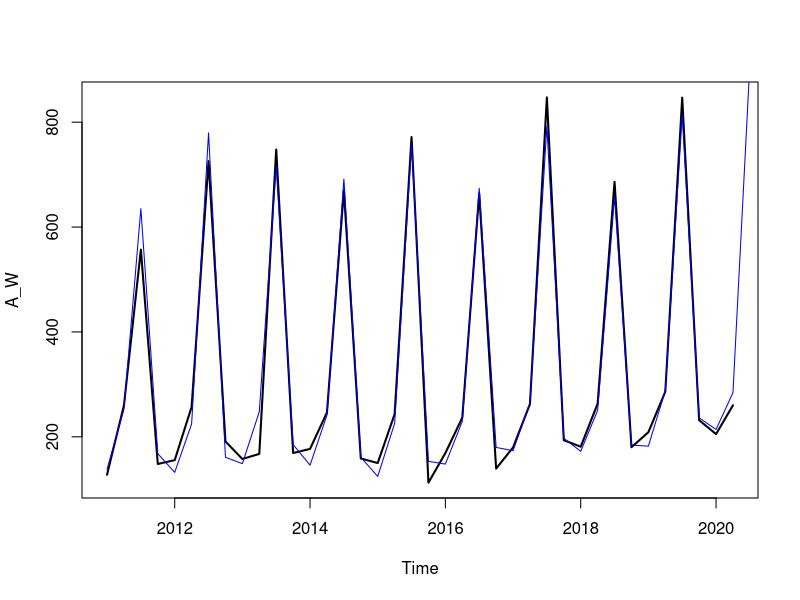
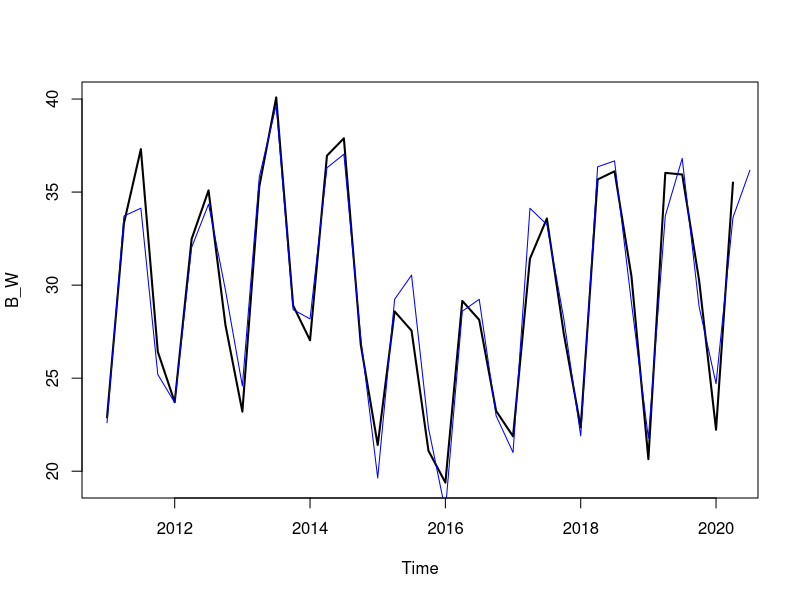
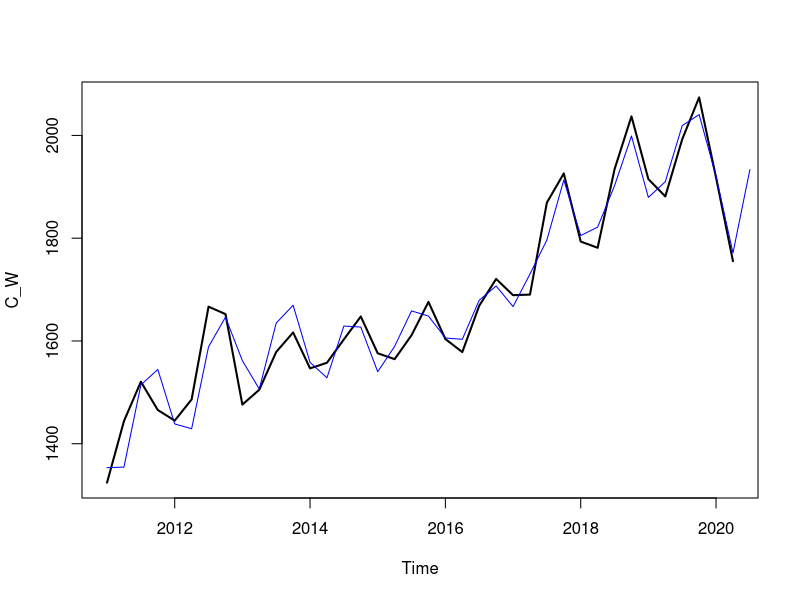
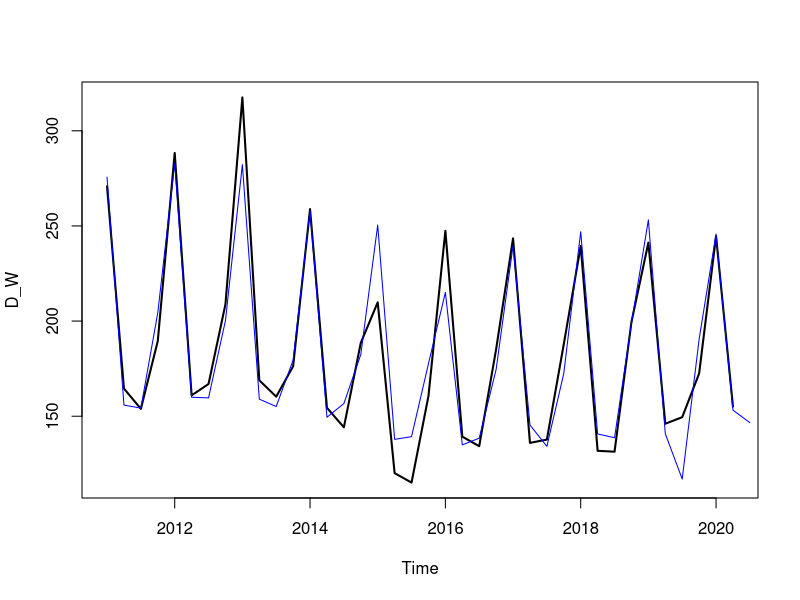
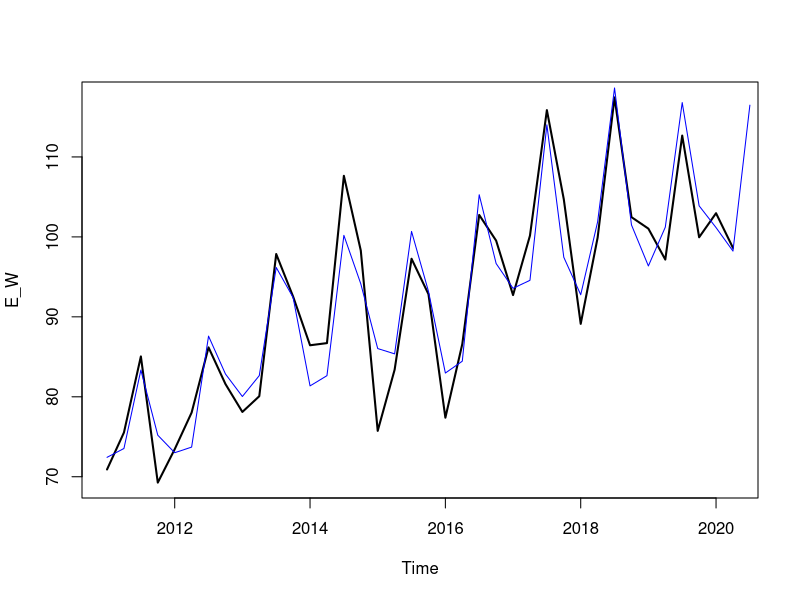
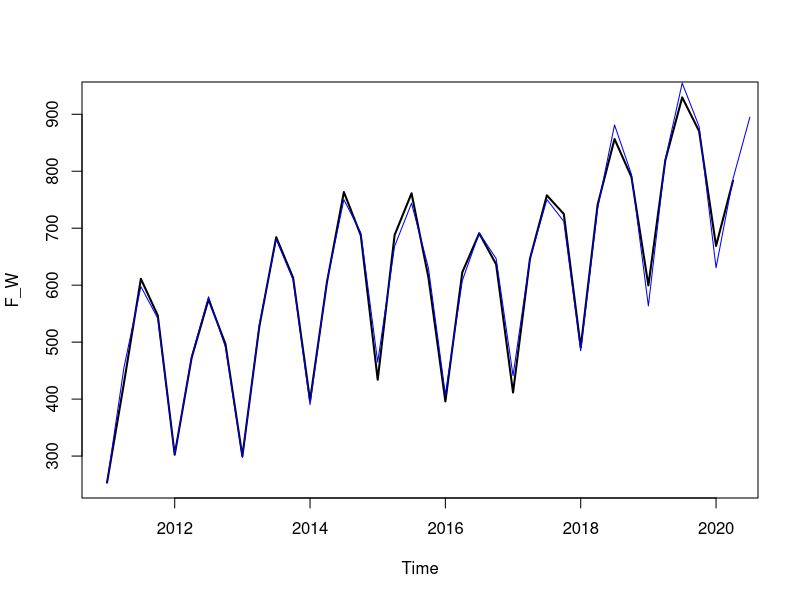
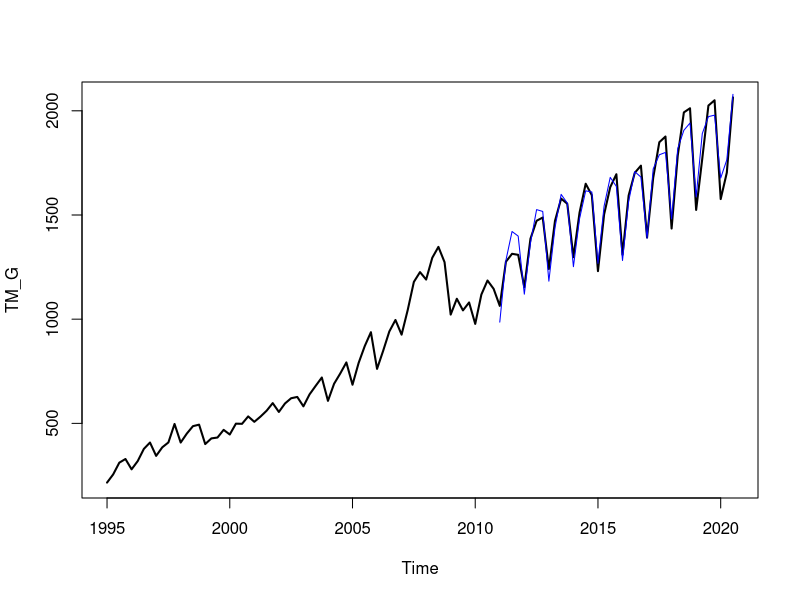
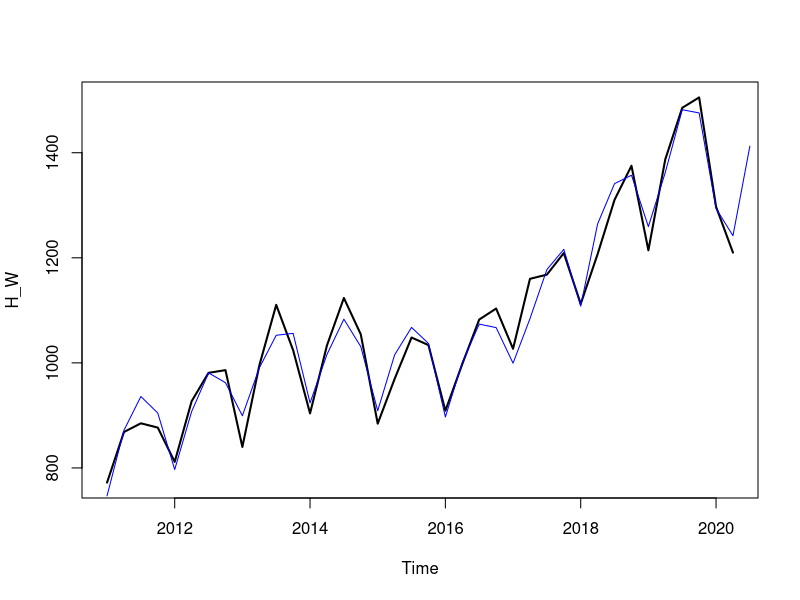

These figures' R source, in order: (Note: this script raises an error after producing the figures.)
if(!require("readxl")) install.packages("readxl"); library("readxl")
if(!require("car")) install.packages("car"); library("car")
if(!require("forecast")) install.packages("forecast"); library("forecast")
if(!require("lmtest")) install.packages("lmtest"); library("lmtest")
if(!require("tseries")) install.packages("tseries"); library("tseries")
if(!require("dplyr")) install.packages("dplyr"); library("dplyr")

{
# Pridėtinės vertės

BVP_gamvkTM <- read_excel("BVP darbinis.xlsx", sheet = "TM_ketv", col_names = TRUE)
BVP_gamvkTM <- rename(BVP_gamvkTM,TM_N80="TM__N80")
Date <- BVP_gamvkTM$...1

BVP <- na.omit(BVP_gamvkTM$TM_BVP)
BVP <- ts(BVP, start=1995, frequency = 4)
BVP_gamvkTM <- select(BVP_gamvkTM, -TM_BVP)

kategorijos <- unique(substr(names(BVP_gamvkTM[,-1]), 1, 4)) ## Išsitraukiame ekonomines klasifikacijas (pagal pirmus keturis ženklus TM_..)
BVP_gamvkTM <- sapply(kategorijos, function(xx) rowSums(BVP_gamvkTM[,grep(xx, names(BVP_gamvkTM)), drop=FALSE])) ## Sumuojame į bendras klasifikacijas
BVP_gamvkTM <- as.data.frame(BVP_gamvkTM) ## Paverčiame į data frame

pv <- lapply(BVP_gamvkTM, ts, start = 1995, frequency = 4) # Paverčiame visus stulpelius į laiko eilutes
for(i in 1:length(pv)) assign(names(pv)[i], pv[[i]]) # Ištraukiame į atskirus objektus


##Papildomi kintamieji
now=end(BVP)+c(0,1)#1 keisti pagal prognozuojamo ketvirčio numerį nuo l.e. pabaigos

## PVM
PVM <- read_excel("BVP darbinis.xlsx", sheet = "PVM", col_names = TRUE)
PVMviso <- ts(PVM$pvm_total, start=2010, frequency = 4)
PVM_A <- ts(rowSums(PVM[,c(3:5)]), start=2010, frequency = 4)
PVM_B <- ts(rowSums(PVM[,c(6:7)]), start=2010, frequency = 4) # B veiklos PVM
PVM_C <- ts(rowSums(PVM[,c(8:31)]), start=2010, frequency = 4)# C veiklos PVM
PVM_D <- ts(PVM$pvm_35, start=2010, frequency = 4) # D veiklos PVM
pvm_39 <- ifelse(is.na(PVM$pvm_39)==TRUE, 0,PVM$pvm_39)#praleistų reikšmių pavertimas į 0
PVM_E <- ts(rowSums(PVM[,c(33:35)])+pvm_39, start=2010, frequency = 4) # E veiklos PVM
PVM_F <- ts(rowSums(PVM[,c(37:39)]), start=2010, frequency = 4)
PVM_G <- ts(rowSums(PVM[,c(40:42)]), start=2010, frequency = 4)
PVM_H <- ts(rowSums(PVM[,c(43:47)]), start=2010, frequency = 4)
PVM_I <- ts(rowSums(PVM[,c(48:49)]), start=2010, frequency = 4)
PVM_J <- ts(rowSums(PVM[,c(50:55)]), start=2010, frequency = 4)
PVM_K <- ts(rowSums(PVM[,c(56:58)]), start=2010, frequency = 4)
PVM_L <- ts(PVM$pvm_68, start=2010, frequency = 4)
PVM_M <- ts(rowSums(PVM[,c(60:66)]), start=2010, frequency = 4)
PVM_N <- ts(rowSums(PVM[,c(67:72)]), start=2010, frequency = 4)
PVM_O <- ts(rowSums(PVM[,73]), start=2010, frequency = 4)
PVM_P <- ts(rowSums(PVM[,74]), start=2010, frequency = 4)
PVM_Q <- ts(rowSums(PVM[,c(75:77)]), start=2010, frequency = 4)
PVM_R <- ts(rowSums(PVM[,c(78:81)]), start=2010, frequency = 4)
PVM_S <- ts(rowSums(PVM[,c(82:84)]), start=2010, frequency = 4)

## Pramonės produkcija

Pram <- read_excel("BVP darbinis.xlsx", sheet = "Pramone", col_names = TRUE)
Pram_B <- ts(Pram$pram_B, start=2007, frequency = 4)
Pram_C <- ts(rowSums(Pram[,c(5:29)]), start=2007, frequency = 4)
Pram_D <- ts(Pram$pram_D, start=2007, frequency = 4)
Pram_E <- ts(Pram$pram_E, start=2007, frequency = 4)

## SODRA
sodra <- read_excel("BVP darbinis.xlsx", sheet = "Soc_apsaug", col_names = TRUE)
sodra <- sodra[nrow(sodra):1,]
sodra <- lapply(sodra, ts, start = 2005, frequency = 4) # Paverčiame visus stulpelius į laiko eilutes
for(i in 1:length(sodra)) assign(names(sodra)[i], sodra[[i]]) # Ištraukiame į atskirus objektus



## Paslaugos 
Paslaugos <- read_excel("BVP darbinis.xlsx", sheet = "Paslaugos", col_names = TRUE)
kategorijos <- unique(substr(names(Paslaugos[,-1]), 1, 7))
Paslaugos <- sapply(kategorijos, function(xx) rowSums(Paslaugos[,grep(xx, names(Paslaugos)), drop=FALSE])) ## Sumuojame į bendras klasifikacijas
Paslaugos <- as.data.frame(Paslaugos)

Pasl_H <- ts(rowSums(Paslaugos[,c(1:5)]), start=2007, frequency = 4)
Pasl_I <- ts(Paslaugos$pasl_55, start=2007, frequency = 4)
Pasl_J <- ts(rowSums(Paslaugos[,c(7:12)]), start=2007, frequency = 4)
Pasl_L <- ts(Paslaugos$pasl_68, start=2007, frequency = 4)
Pasl_M <- ts(rowSums(Paslaugos[,c(14:19)]), start=2007, frequency = 4)
Pasl_N <- ts(rowSums(Paslaugos[,c(20:25)]), start=2007, frequency = 4)
Pasl_P <- ts(Paslaugos$pasl_85, start=2007, frequency = 4)
Pasl_Q <- ts(rowSums(Paslaugos[,c(27:29)]), start=2007, frequency = 4)
Pasl_R <- ts(rowSums(Paslaugos[,c(30:33)]), start=2007, frequency = 4)
Pasl_S <- ts(rowSums(Paslaugos[,c(34:35)]), start=2007, frequency = 4)

Menesiniai <- read_excel("BVP darbinis.xlsx", sheet = "Menesiniai", col_names = TRUE)
Menesiniai <- Menesiniai[,c(1:14)]
names(Menesiniai)=c("Data", "MazmP","Mait", "PP",
                    "G46_DP_ap", "G_ap", "G45_V_ap","G47_MP_ap", "I56_Mait_ap",
                    "G46_DP_ind", "G_ind", "G45_V_ind","G47_MP_ind", "I56_Mait_ind")

G46_DP_ap <- aggregate(ts(Menesiniai$G46_DP_ap, start=2010, frequency = 12), nfrequency = 4, FUN = sum)
PP <- aggregate(ts(Menesiniai$PP, start=2010, frequency = 12), nfrequency = 4, FUN = sum)
G_ap <- aggregate(ts(Menesiniai$G_ap, start=2010, frequency = 12), nfrequency = 4, FUN = sum) 
G45_V_ap <- aggregate(ts(Menesiniai$G45_V_ap, start=2010, frequency = 12), nfrequency = 4, FUN = sum)
G47_MP_ap <- aggregate(ts(Menesiniai$G47_MP_ap, start=2010, frequency = 12), nfrequency = 4, FUN = sum)
I56_Mait_ap <- aggregate(ts(Menesiniai$I56_Mait_ap, start=2010, frequency = 12), nfrequency = 4, FUN = sum)
G46_DP_ind <- aggregate(ts(Menesiniai$G46_DP_ind, start=2010, frequency = 12), nfrequency = 4, FUN = mean)
G_ind <- aggregate(ts(Menesiniai$G_ind, start=2010, frequency = 12), nfrequency = 4, FUN = mean)
G45_V_ind <- aggregate(ts(Menesiniai$G45_V_ind, start=2010, frequency = 12), nfrequency = 4, FUN = mean)
G47_MP_ind <- aggregate(ts(Menesiniai$G47_MP_ind, start=2010, frequency = 12), nfrequency = 4, FUN = mean)
I56_Mait_ind <- aggregate(ts(Menesiniai$I56_Mait_ind, start=2010, frequency = 12), nfrequency = 4, FUN = mean)


## Eksportas
Eksport <- read_excel("BVP darbinis.xlsx", sheet = "EKSP", col_names = TRUE)
kategorijos <- unique(substr(names(Eksport[,-1]), 1, 6))
Eksport <- sapply(kategorijos, function(xx) rowSums(Eksport[,grep(xx, names(Eksport)), drop=FALSE])) ## Sumuojame į bendras klasifikacijas
Eksport <- as.data.frame(Eksport)
Eksport <- lapply(Eksport, ts, start = 2010, frequency = 4) # Paverčiame visus stulpelius į laiko eilutes
for(i in 1:length(Eksport)) assign(names(Eksport)[i], Eksport[[i]]) # Ištraukiame į atskirus objektus

## Importas
Import <- read_excel("BVP darbinis.xlsx", sheet = "IMP", col_names = TRUE)
kategorijos <- unique(substr(names(Import[,-1]), 1, 5))
Import <- sapply(kategorijos, function(xx) rowSums(Import[,grep(xx, names(Import)), drop=FALSE])) ## Sumuojame į bendras klasifikacijas
Import <- as.data.frame(Import)
Import <- lapply(Import, ts, start = 2010, frequency = 4) # Paverčiame visus stulpelius į laiko eilutes
for(i in 1:length(Import)) assign(names(Import)[i], Import[[i]]) # Ištraukiame į atskirus objektus

## Transportas
Transport <- read_excel("BVP darbinis.xlsx", sheet = "Transport", col_names = TRUE)
Transport <- Transport[,-1]
Transport <- lapply(Transport, ts, start = 2010, frequency = 4) # Paverčiame visus stulpelius į laiko eilutes
for(i in 1:length(Transport)) assign(names(Transport)[i], Transport[[i]]) # Ištraukiame į atskirus objektus

## Uzimtumas
Uzimtumas <- read_excel("BVP darbinis.xlsx", sheet = "Uzimtumas", col_names = TRUE)
colnames(Uzimtumas) <- paste0('uzimt_', colnames(Uzimtumas))
Uzimtumas <- Uzimtumas[nrow(Uzimtumas):1,]
Uzimtumas[is.na(Uzimtumas)] <- 0
Uzimtumas <- lapply(Uzimtumas, ts, start = 2008, frequency = 4)
for(i in 1:length(Uzimtumas)) assign(names(Uzimtumas)[i], Uzimtumas[[i]])

## Žemės ūkio produkcija
Kiti <- read_excel("BVP darbinis.xlsx", sheet = "Kiti", col_names = TRUE)
zu_prod <- ts(Kiti$zu_prod, start=2007, frequency = 4)

C_pard_pajamos <- ts(Kiti$pard_pajamos_C22, start=2007, frequency = 4)

## EKSPORTAS IR IMPORTAS BENDRI
eksport <- ts(Kiti$eksportas, start=2007, frequency = 4)
import <- ts(Kiti$importo_duom, start=2007, frequency = 4)

## Materialines investicijos
inv <- read_excel("BVP darbinis.xlsx", sheet = "mat_inv", col_names = TRUE)
inv <- lapply(inv, ts, start = 2007, frequency = 4)
for(i in 1:length(inv)) assign(names(inv)[i], inv[[i]])

## Imones
imones <- read_excel("BVP darbinis.xlsx", sheet = "imoniu_skaic", col_names = TRUE)
kategorijos <- unique(substr(names(imones[]), 1, 7))
imones$im_sk_C12 <- as.numeric(imones$im_sk_C12)
imones <- sapply(kategorijos, function(xx) rowSums(imones[,grep(xx, names(imones)), drop=FALSE])) ## Sumuojame į bendras klasifikacijas
imones <- as.data.frame(imones)
imones <- lapply(imones, ts, start = 2010, frequency = 4) # Paverčiame visus stulpelius į laiko eilutes
for(i in 1:length(imones)) assign(names(imones)[i], imones[[i]]) # Ištraukiame į atskirus objektus

## Statybos
pastatai <- ts(Kiti$pastatai, start=2007, frequency = 4)
gyv_pastatai <- ts(Kiti$gyv_pastatai, start=2007, frequency = 4)
negyv_pastatai <- ts(Kiti$negyv_pastatai, start=2007, frequency = 4)
inz_statiniai <- ts(Kiti$inz_statiniai, start=2007, frequency = 4)
leidimai <- ts(Kiti$leidimai, start=2007, frequency = 4)
statybos <- read_excel("BVP darbinis.xlsx", sheet = "Statybiniai", col_names = TRUE)
statybos <- statybos[nrow(statybos):1,]
atlikti_statiniai <-ts(statybos$atlikti_statiniai, start=1998, frequency = 4) 
baigt_gyv_stat <- ts(statybos$baigt_gyv_stat, start=1998, frequency = 4) 
visi_statyb_darbai <- ts(Kiti$Visi_statyb_darbai, start=2007, frequency = 4) 
leidimai_nauj_gyv <- ts(Kiti$leidim_nauj_gyv, start=2007, frequency = 4)

## TUI
TUI <- read_excel("BVP darbinis.xlsx", sheet = "TUI", col_names = TRUE, skip = 1)
TUI <- TUI[nrow(TUI):1,]
TUI <- lapply(TUI, ts, start = 2010, frequency = 4)
for(i in 1:length(TUI)) assign(names(TUI)[i], TUI[[i]])


## Sezonas
sezonas <- read_excel("BVP darbinis.xlsx", sheet = "Sezonas", col_names = TRUE)
sezonas <- lapply(sezonas, ts, start = 2007, frequency = 4)
for(i in 1:length(sezonas)) assign(names(sezonas)[i], sezonas[[i]])

## Salyginis darbuotoju skaicius
sal_d_sk <- read_excel("BVP darbinis.xlsx", sheet = "Salyg_d_sk", col_names = TRUE)
kategorijos <- unique(substr(names(sal_d_sk[]), 1, 12))
sal_d_sk <- sapply(kategorijos, function(xx) rowSums(sal_d_sk[,grep(xx, names(sal_d_sk)), drop=FALSE])) ## Sumuojame į bendras klasifikacijas
sal_d_sk <- as.data.frame(sal_d_sk)
sal_d_sk <- lapply(sal_d_sk, ts, start = 2010, frequency = 4) # Paverčiame visus stulpelius į laiko eilutes
for(i in 1:length(sal_d_sk)) assign(names(sal_d_sk)[i], sal_d_sk[[i]]) # Ištraukiame į atskirus objektus

## Darbo uzmokestis 
DU <- read_excel("BVP darbinis.xlsx", sheet = "DU", col_names = TRUE)
DU <- DU[,-1]
DU <- lapply(DU, ts, start = 2010, frequency = 4)
for(i in 1:length(DU)) assign(names(DU)[i], DU[[i]])

## Darbo sanaudos
DS <- read_excel("BVP darbinis.xlsx", sheet = "DS", col_names = TRUE)
DS <- DS[,-1]
DS$DS_S_valand <- as.numeric(DS$DS_S_valand)
DS <- lapply(DS, ts, start = 2010, frequency = 4)
for(i in 1:length(DS)) assign(names(DS)[i], DS[[i]])

## Gamintoju kainu indeksas
GKI <- read_excel("BVP darbinis.xlsx", sheet = "GKI", col_names = TRUE)
GKI <- GKI[,-1]
GKI <- lapply(GKI, ts, start = 2006, frequency = 4)
for(i in 1:length(GKI)) assign(names(GKI)[i], GKI[[i]])

## D21 & D31
D <- read_excel("BVP darbinis.xlsx", sheet = "D21&D31", col_names = TRUE)
D <- lapply(D, ts, start = 2005, frequency = 4)
for(i in 1:length(D)) assign(names(D)[i], D[[i]])
}

#### 1.A – Žemės ūkis, miškininkystė ir žuvininkystė ####
A_W <- window(TM_A, start=c(2011,1),end(BVP))
ZUP_W <- window(zu_prod, start=c(2011,1), end(BVP))
Uzimt_A_W <- window(uzimt_A, start=c(2011,1), end(BVP))
PVM_A_W <- window(PVM_A, start=c(2011,1), end(BVP))
Salyg_d_sk_A_W <- window(salyg_d_sk_A, start=c(2011,1), end(BVP))
DU_A_W <- window(DU_A, start=c(2011,1), end(BVP))

mod_A <- lm(A_W~ZUP_W+Uzimt_A_W+PVM_A_W)
summary(mod_A)
e_A <- resid(mod_A)
shapiro.test(e_A)
MAPE_A <- mean(abs(e_A)/A_W*100)
MAPE_A
vif(mod_A)
dwtest(mod_A)

## prognozė
Af=predict(mod_A, list(ZUP_W=c(window(zu_prod, start=c(2011,1), end=c(now))), 
                       Uzimt_A_W <- c(window(uzimt_A, start=c(2011,1), end=c(now))),
                       PVM_A_W=c(window(PVM_A, start=c(2011,1), end=c(now))), interval = "confidence"))
Af=ts(Af, start=2011, frequency=4)

##grafikas
graphics.off()
plot(A_W, lwd=2)
lines(Af, col="blue")

#### 2.B - KASYBA IR KARJERŲ EKSPLOATAVIMAS ####
B_W <- window(TM_B, start=c(2011,1),end(BVP))
Pram_B_W <- window(Pram_B, start=c(2011,1), end(BVP))
PVM_B_W <- window(PVM_B, start=c(2011,1), end(BVP))
Uzimt_B_W <- window(uzimt_B, start=c(2011,1), end(BVP))
B_W_l1 <- window(stats::lag(TM_B,-1),start=c(2011,1),end(BVP))
DS_B_l1 <- window(stats::lag(DS_B,-1),start=c(2011,1),end(BVP))
Pram_B_W_l1 <-window(stats::lag(Pram_B,-3),start=c(2011,1),end(BVP))
GKI_B_W <- window(gki_B, start=c(2011,1), end(BVP))
GKI_B_W_l1 <- window(stats::lag(gki_B,-1), start=c(2011,1), end(BVP))
S3_W <- window(S3, start=c(2011,1),end(BVP))


mod_B <- lm(B_W~B_W_l1+PVM_B_W+Uzimt_B_W+DS_B_l1+GKI_B_W_l1 + S3_W)
summary(mod_B)
e_B <- resid(mod_B)
shapiro.test(e_B)
MAPE_B <- mean(abs(e_B)/B_W*100)
MAPE_B
vif(mod_B)
dwtest(mod_B)


Bf <- predict(mod_B, list(B_W_l1 <- c(window(stats::lag(TM_B,-1),start=c(2011,1),end=c(now))),
                          S3_W <- c(window(S3, start=c(2011,1), end=c(now))),
                       PVM_B_W <- c(window(PVM_B, start=c(2011,1), end=c(now))),
                       Uzimt_B_W <- c(window(uzimt_B, start=c(2011,1), end=c(now))),
                       DS_B_l1 <- c(window(stats::lag(DS_B,-1), start=c(2011,1), end=c(now))),
                       GKI_B_W_l1 <- c(window(stats::lag(gki_B,-1),start=c(2011,1),end=c(now))),
                       interval = "confidence"))

Bf=ts(Bf, start=2011, frequency=4)
plot(B_W, lwd=2)
lines(Bf, col="blue")

#### 3. C - APDIRBAMOJI GAMYBA ####

PVM_C_W <- window(PVM_C, start=c(2011,1),end(BVP))
C_W <- window(TM_C, start=c(2011,1),end(BVP))
C_W_l1 <- window(stats::lag(TM_C,-1), start=c(2011,1),end(BVP))
gki_C_W <- window(gki_C, start=c(2011,1), end(BVP))
C_pard_pajamos_W <- window(C_pard_pajamos, start=c(2011,1), end(BVP))
S2_W <- window(S2, start=c(2011,1), end(BVP))
mat_inv_C_W <-  window(mat_inv_C, start=c(2011,1), end(BVP))

mod_C <- lm(C_W ~ PVM_C_W + gki_C_W + C_W_l1 + C_pard_pajamos_W + mat_inv_C_W + S2_W)
summary(mod_C)
e_C <- resid(mod_C)
shapiro.test(e_C)
MAPE_C <- mean(abs(e_C)/C_W*100)
MAPE_C
vif(mod_C)
dwtest(mod_C)

Cf <- predict(mod_C, list(PVM_C_W <- c(window(PVM_C, start=c(2011,1), end=c(now))),
                        gki_C_W <- c(window(gki_C, start=c(2011,1), end=c(now))),
                        S2_W <- c(window(S2, start=c(2011,1),end=c(now))),
                        C_W_l1 <- c(window(stats::lag(TM_C,-1), start=c(2011,1), end=c(now))),
                        C_pard_pajamos_W <- c(window(C_pard_pajamos, start=c(2011,1), end=c(now))),
                        mat_inv_C_W <- c(window(mat_inv_C, start=c(2011,1),end=c(now))),
                        
                          interval = "confidence"))
Cf=ts(Cf, start=2011, frequency=4)
plot(C_W, lwd=2)
lines(Cf, col="blue")

#### 4. D - ELEKTROS, DUJŲ, GARO TIEKIMAS IR ORO KONDICIONAVIMAS ####
D_W <- window(TM_D, start=c(2011,1),end(BVP))
D_W_l3 <- window(stats::lag(TM_D,-3), start=c(2011,1),end(BVP))
PVM_D_W <- window(PVM_D, start=c(2011,1),end(BVP))
S3_W <- window(S3, start=c(2011,1),end(BVP))
S2_W <- window(S2, start=c(2011,1), end(BVP))
mat_inv_D_W <-  window(mat_inv_D, start=c(2011,1), end(BVP))
gki_D_W <- window(gki_D, start=c(2011,1), end(BVP))

mod_D <- lm(D_W ~  PVM_D_W +D_W_l3 + S2_W + S3_W + mat_inv_D_W)
summary(mod_D)
e_D <- resid(mod_D)
shapiro.test(e_D)
MAPE_D <- mean(abs(e_D)/D_W*100)
MAPE_D
vif(mod_D)
dwtest(mod_D)     


Df <- predict(mod_D, list(PVM_D_W <- c(window(PVM_D, start=c(2011,1), end=c(now))),
                          D_W_l3 <- c(window(stats::lag(TM_D,-3), start=c(2011,1), end=c(now))),
                          gki_D_W <- c(window(gki_D, start=c(2011,1), end=c(now))),
                          S2_W <- c(window(S2, start=c(2011,1), end=c(now))),
                          S3_W <- c(window(S3, start=c(2011,1), end=c(now))),
                          mat_inv_D_W <- c(window(mat_inv_D, start=c(2011,1), end=c(now))),
                          interval = "confidence"))


Df=ts(Df, start=2011, frequency=4)
plot(D_W, lwd=2)
lines(Df, col="blue")


#### 5. E - VANDENS TIEKIMAS NUOTEKŲ VALYMAS, ATLIEKŲ TVARKYMAS IR REGENERAVIMAS ####
E_W <- window(TM_E, start=c(2011,1),end(BVP))
Pram_E_W <- window(Pram_E, start=c(2011,1),end(BVP))
S3_W <- window(S3, start=c(2011,1),end(BVP))
mat_inv_E_W_l3 <- window(stats::lag(mat_inv_E,-3), start=c(2011,1), end(BVP))
uzimt_E_W <- window(uzimt_E, start=c(2011,1), end(BVP))
uzimt_E_W_l3 <- window(stats::lag(uzimt_E,-3), start=c(2011,1), end(BVP))


mod_E <- lm(E_W ~ Pram_E_W + S3_W +  mat_inv_E_W_l3 + uzimt_E_W + uzimt_E_W_l3)
summary(mod_E)
e_E <- resid(mod_E)
shapiro.test(e_E)
MAPE_E <- mean(abs(e_E)/E_W*100)
MAPE_E
vif(mod_E)
dwtest(mod_E) 

Ef <- predict(mod_E, list(Pram_E_W <- c(window(Pram_E, start=c(2011,1), end=c(now))),
                          mat_inv_E_W_l3 <- c(window(stats::lag(mat_inv_E,-3), start=c(2011,1), end=c(now))),
                          S3_W <- c(window(S3, start=c(2011,1), end=c(now))),
                          uzimt_E_W_l3 <- c(window(stats::lag(uzimt_E,-3), start=c(2011,1), end=c(now))),
                          uzimt_E_W <- c(window(uzimt_E, start=c(2011,1), end=c(now))),
                          interval = "confidence"))


Ef=ts(Ef, start=2011, frequency=4)
plot(E_W, lwd=2)
lines(Ef, col="blue")

#### 6. F - STATYBA ####

uzimt_F_W <- window(uzimt_F, start=c(2011,1), end(BVP))
S3_W <- window(S3, start=c(2011,1),end(BVP))
S2_W <- window(S2, start=c(2011,1), end(BVP))
pastatai_W_l1 <- window(stats::lag(pastatai,-1), start=c(2011,1), end(BVP))
F_W <- window(TM_F, start=c(2011,1),end(BVP))
atlikti_statiniai_W <- window(atlikti_statiniai, start=c(2011,1), end(BVP))

mod_F <- lm(F_W ~ atlikti_statiniai_W + pastatai_W_l1 + S2_W + S3_W + uzimt_F_W )
summary(mod_F)
e_F <- resid(mod_F)
shapiro.test(e_F)
MAPE_F <- mean(abs(e_F)/F_W*100)
MAPE_F
vif(mod_F)
dwtest(mod_F)
Ff <- predict(mod_F, list(atlikti_statiniai_W <- c(window(atlikti_statiniai, start=c(2011,1), end=c(now))),
                             S2_W <- c(window(S2, start=c(2011,1), end=c(now))),
                             S3_W <- c(window(S3, start=c(2011,1), end=c(now))),
                           pastatai_W_l1 <- c(window(stats::lag(pastatai,-1), start=c(2011,1), end=c(now))),
                           uzimt_F_W <- c(window(uzimt_F, start=c(2011,1), end=c(now))),
                           interval = "confidence"))
Ff=ts(Ff, start=2011, frequency=4)
plot(F_W, lwd=2)
lines(Ff, col="blue")

#### 7. G - DIDMENINĖ IR MAŽMENINĖ PREKYBA; VARIKLINIŲ TRANSPORTO PRIEMONIŲ IR MOTOCIKLŲ REMONTAS ####

G_W <- window(TM_G, start=c(2011,1),end(BVP))
G_ap_W <- window(G_ap, start=c(2011,1), end(BVP))
S1_W <- window(S1, start=c(2011,1), end(BVP))
mat_inv_G_W_l1 <- window(stats::lag(mat_inv_G,-1), start=c(2011,1), end(BVP))
S3_W <- window(S3, start=c(2011,1),end(BVP))

mod_G <- lm(G_W ~ G_ap_W + S1_W + S3_W + mat_inv_G_W_l1)
summary(mod_G)
e_G <- resid(mod_G)
shapiro.test(e_G)
MAPE_G <- mean(abs(e_G)/G_W*100)
MAPE_G
vif(mod_G)
dwtest(mod_G)
Gf <- predict(mod_G, list(G_ap_W <- c(window(G_ap, start=c(2011,1), end=c(now))),
                          S1_W <- c(window(S1, start=c(2011,1), end=c(now))),
                          S3_W <- c(window(S3, start=c(2011,1), end=c(now))),
                          mat_inv_G_W_l1 <- c(window(stats::lag(mat_inv_G,-1), start=c(2011,1), end=c(now))),
                          interval = "confidence"))
Gf=ts(Gf, start=2011, frequency=4)
plot(TM_G, lwd=2)
lines(Gf, col="blue")

#### 8. H - TRANSPORTAS IR SAUGOJIMAS ####

H_W <- window(TM_H, start=c(2011,1),end(BVP))
H_W_l4 <- window(stats::lag(TM_H,-4), start=c(2011,1),end(BVP))
salyg_d_sk_H_W <- window(salyg_d_sk_H, start=c(2011,1), end(BVP))
PVM_H_W <- window(PVM_H, start=c(2011,1),end(BVP))
S3_W <- window(S3, start=c(2011,1),end(BVP))

mod_H <- lm(H_W ~ S3_W + H_W_l4 + salyg_d_sk_H_W + PVM_H_W)
summary(mod_H)
e_H <- resid(mod_H)
shapiro.test(e_H)
MAPE_H <- mean(abs(e_H)/H_W*100)
MAPE_H
vif(mod_H)
dwtest(mod_H)

Hf <- predict(mod_H, list(PVM_H_W <- c(window(PVM_H, start=c(2011,1), end=c(now))),
                        H_W_l4 <- c(window(stats::lag(TM_H,-4), start=c(2011,1), end=c(now))),
                        S3_W <- c(window(S3, start=c(2011,1), end=c(now))),  
                        salyg_d_sk_H_W <- c(window(salyg_d_sk_H, start=c(2011,1), end=c(now))), 
                        interval = "confidence"))


Hf=ts(Hf, start=2011, frequency=4)
plot(H_W, lwd=2)
lines(Hf, col="blue")

#### I - APGYVENDINIMO IR MAITINIMO PASLAUGŲ VEIKLA ####

I_W <- window(TM_I, start=c(2011,1),end(BVP))
Pasl_I_W <- window(Pasl_I,  start=c(2011,1), end(BVP))
S1_W <- window(S1, start=c(2011,1), end(BVP))
I56_Mait_ap_W <- window(I56_Mait_ap, start=c(2011,1), end(BVP))
S2_W <- window(S2, start=c(2011,1), end(BVP))

mod_I <- lm(I_W ~ Pasl_I_W + S1_W + I56_Mait_ap_W + S2_W )
summary(mod_I)
e_I <- resid(mod_I)
shapiro.test(e_I)
MAPE_I <- mean(abs(e_I)/I_W*100)
MAPE_I
vif(mod_I)
dwtest(mod_I)

If <- predict(mod_I, list(Pasl_I_W <- c(window(Pasl_I, start=c(2011,1), end=c(now))),
                          S1_W <- c(window(S1, start=c(2011,1), end=c(now))),  
                          S2_W <- c(window(S2, start=c(2011,1), end=c(now))),  
                          I56_Mait_ap_W <- c(window(I56_Mait_ap, start=c(2011,1), end=c(now))), 
                          interval = "confidence"))
If=ts(If, start=2011, frequency=4)
plot(I_W, lwd=2)
lines(If, col="blue")

#### J - INFORMACIJA IR RYŠIAI ####


J_W <- window(TM_J, start=c(2011,1),end(BVP))
PVM_J_W <- window(PVM_J, start=c(2011,1),end(BVP))
J_W_l1 <- window(stats::lag(TM_J,-1), start=c(2011,1),end(BVP))
DS_J_W_l1 <- window(stats::lag(DS_J,-1), start=c(2011,1),end(BVP))
S3_W <- window(S3, start=c(2011,1),end(BVP))
S2_W <- window(S2, start=c(2011,1), end(BVP))

mod_J <- lm(J_W ~ PVM_J_W + J_W_l1 + DS_J_W_l1 + S2_W + S3_W)
summary(mod_J)
e_J <- resid(mod_J)
shapiro.test(e_J)
MAPE_J <- mean(abs(e_J)/J_W*100)
MAPE_J
vif(mod_J)
dwtest(mod_J)

Jf <- predict(mod_J, list(
                                        PVM_J_W <- c(window(PVM_J, start=c(2011,1), end=c(now))),
                                        DS_J_W_l1 <- c(window(stats::lag(DS_J,-1), start=c(2011,1), end=c(now))), 
                                        J_W_l1 <- c(window(stats::lag(TM_J,-1), start=c(2011,1), end=c(now))), 
                                        S2_W <- c(window(S2, start=c(2011,1), end=c(now))),  
                                        S3_W <- c(window(S3, start=c(2011,1), end=c(now))),  
                          interval = "confidence"))
Jf=ts(Jf, start=2011, frequency=4)
plot(J_W, lwd=2)
lines(Jf, col="blue")

#### K - FINANSINĖ IR DRAUDIMO VEIKLA ####

K_W <- window(TM_K, start=c(2011,1),end(BVP))
PVM_K_W_l1 <- window(stats::lag(PVM_K,-1), start=c(2011,1),end(BVP))
DU_K_W <- window(DU_K, start=c(2011,1),end(BVP))
S4_W <- window(S4, start=c(2011,1), end(BVP))
K_W_l1 <- window(stats::lag(TM_K,-1), start=c(2011,1),end(BVP))

mod_K <- lm(K_W ~ PVM_K_W_l1 + DU_K_W + S4_W + K_W_l1)
summary(mod_K)
e_K <- resid(mod_K)
shapiro.test(e_J)
MAPE_K <- mean(abs(e_K)/K_W*100)
MAPE_K
vif(mod_K)
dwtest(mod_K)

Kf <- predict(mod_K, list(
                                  DU_K_W<- c(window(DU_K, start=c(2011,1),end=c(now))), 
                                  S4_W <- c(window(S4, start=c(2011,1), end=c(now))),  
                                  PVM_K_W_l1 <- c(window(stats::lag(PVM_K,-1), start=c(2011,1),end=c(now))),
                                  K_W_l1 <- c(window(stats::lag(TM_K,-1), start=c(2011,1),end=c(now))),
                                  interval = "confidence"))

Kf=ts(Kf, start=2011, frequency=4)
plot(K_W, lwd=2)
lines(Kf, col="blue")

#### 7. L – Nekilnojamo turto operacijos ####

L_W <- window(TM_L, start=c(2011,1),end(BVP))
visi_statyb_darbai_W_l4 <- window(stats::lag(visi_statyb_darbai,-4), start=c(2011,1), end(BVP))
PVM_L_W <- window(PVM_L, start=c(2011,1),end(BVP))
L_W_l1 <- window(stats::lag(TM_L,-1), start=c(2011,1),end(BVP))
visi_statyb_darbai_W_l3 <- window(stats::lag(visi_statyb_darbai,-3), start=c(2011,1), end(BVP))
leidimai_nauj_gyv_W_l2 <- window(stats::lag(leidimai_nauj_gyv,-2), start=c(2011,1), end(BVP))

mod_L <- lm( L_W ~ visi_statyb_darbai_W_l4 + PVM_L_W + L_W_l1 + visi_statyb_darbai_W_l3 + leidimai_nauj_gyv_W_l2 )
summary(mod_L)
e_L <- resid(mod_L)
shapiro.test(e_L)
MAPE_L <- mean(abs(e_L)/L_W*100)
MAPE_L
vif(mod_L)
dwtest(mod_L)


Lf <- predict(mod_L, list(
        visi_statyb_darbai_W_l4 <- c(window(stats::lag(visi_statyb_darbai,-4), start=c(2011,1),end=c(now))),
        PVM_L_W <- c(window(PVM_L, start=c(2011,1),end=c(now))), 
        L_W_l1 <- c(window(stats::lag(TM_L,-1), start=c(2011,1),end=c(now))),
        visi_statyb_darbai_W_l3 <- c(window(stats::lag(visi_statyb_darbai,-3), start=c(2011,1),end=c(now))),
        leidimai_nauj_gyv_W_l2 <- c(window(stats::lag(leidimai_nauj_gyv,-2), start=c(2011,1),end=c(now))),
        interval = "confidence"))


Lf=ts(Lf, start=2011, frequency=4)
plot(L_W, lwd=2)
lines(Lf, col="blue")

#### M - PROFESINĖ, MOKSLINĖ IR TECHNINĖ VEIKLA ####

M_W <- window(TM_M, start=c(2011,1),end(BVP))
Pasl_M_W <- window(Pasl_M,  start=c(2011,1), end(BVP))
PVM_M_W_l1 <- window(stats::lag(PVM_M,-1), start=c(2011,1),end(BVP))
S1_W <- window(S1, start=c(2011,1), end(BVP))
TUI_M_W_l1 <- window(stats::lag(TUI_M,-1), start=c(2011,1), end(BVP))

mod_M <- lm(M_W ~ Pasl_M_W + PVM_M_W_l1 + S1_W + TUI_M_W_l1)
summary(mod_M)
e_M <- resid(mod_M)
shapiro.test(e_M)
MAPE_M <- mean(abs(e_M)/M_W*100)
MAPE_M
vif(mod_M)
dwtest(mod_M)

Mf <- predict(mod_M, list(
        Pasl_M_W<- c(window(Pasl_M, start=c(2011,1),end=c(now))), 
        S1_W <- c(window(S1, start=c(2011,1), end=c(now))),  
        PVM_M_W_l1 <- c(window(stats::lag(PVM_M,-1), start=c(2011,1),end=c(now))),
        TUI_M_W_l1 <- c(window(stats::lag(TUI_M,-1), start=c(2011,1),end=c(now))),
        interval = "confidence"))


Mf=ts(Mf, start=2011, frequency=4)
plot(M_W, lwd=2)
lines(Mf, col="blue")

#### N -  ADMINISTRACINĖ IR APTARNAVIMO VEIKLA ####

N_W <- window(TM_N, start=c(2011,1),end(BVP))
Pasl_N_W <- window(Pasl_N,  start=c(2011,1), end(BVP))
im_sk_N_W <- window(im_sk_N, start=c(2011,1), end(BVP))
DS_N_W <- window(DS_N, start=c(2011,1),end(BVP))

mod_N <- lm(N_W ~ Pasl_N_W + im_sk_N_W + DS_N_W)
summary(mod_N)

e_N <- resid(mod_N)
shapiro.test(e_N)
MAPE_N <- mean(abs(e_N)/N_W*100)
MAPE_N
vif(mod_N)
dwtest(mod_N)

Nf <- predict(mod_N, list(
        Pasl_N_W<- c(window(Pasl_N, start=c(2011,1),end=c(now))), 
        DS_N_W<- c(window(DS_N, start=c(2011,1),end=c(now))),
        im_sk_N_W<- c(window(im_sk_N, start=c(2011,1),end=c(now))),
        interval = "confidence"))


Nf=ts(Nf, start=2011, frequency=4)
plot(N_W, lwd=2)
lines(Nf, col="blue")

#### O - VIEŠASIS VALDYMAS IR GYNYBA; PRIVALOMASIS SOCIALINIS DRAUDIMAS ####

O_W <- window(TM_O, start=c(2011,1),end(BVP))
DU_O_W <- window(DU_O, start=c(2011,1),end(BVP))
O_W_l4 <- window(stats::lag(TM_O,-4), start=c(2011,1),end(BVP))
OTE_W <- window(OTE, start=c(2011,1), end(BVP))

mod_O <- lm(O_W ~ DU_O_W + O_W_l4 + OTE_W)

summary(mod_O)

e_O <- resid(mod_O)
shapiro.test(e_O)
MAPE_O <- mean(abs(e_O)/O_W*100)
MAPE_O
vif(mod_O)
dwtest(mod_O)

Of <- predict(mod_O, list(
        DU_O_W<- c(window(DU_O, start=c(2011,1),end=c(now))), 
        OTE_W<- c(window(OTE, start=c(2011,1),end=c(now))),
        S1_W<- c(window(S1, start=c(2011,1),end=c(now))),
        O_W_l4 <- c(window(stats::lag(TM_O,-4), start=c(2011,1),end=c(now))),
        interval = "confidence"))


Of=ts(Of, start=2011, frequency=4)
plot(O_W, lwd=2)
lines(Of, col="blue")

#### P - ŠVIETIMAS ####
P_W <- window(TM_P, start=c(2011,1),end(BVP))
DU_P_W <- window(DU_P, start=c(2011,1),end(BVP))
S3_W <- window(S3, start=c(2011,1),end(BVP))
S2_W <- window(S2, start=c(2011,1), end(BVP))
im_sk_P_W <- window(im_sk_P, start=c(2011,1), end(BVP))
Pasl_P_W <- window(Pasl_P,  start=c(2011,1), end(BVP))
TUI_P_W_l2 <- window(stats::lag(TUI_P,-2), start=c(2011,1), end(BVP))

mod_P <- lm(P_W ~ DU_P_W + S3_W + S2_W + im_sk_P_W + Pasl_P_W + TUI_P_W_l2) 
summary(mod_P)
e_P <- resid(mod_P)
shapiro.test(e_P)
MAPE_P <- mean(abs(e_P)/P_W*100)
MAPE_P
vif(mod_P)
dwtest(mod_P)

Pf <- predict(mod_P, list(
        DU_P_W<- c(window(DU_P, start=c(2011,1),end=c(now))), 
        S3_W<- c(window(S3, start=c(2011,1),end=c(now))), 
        S2_W<- c(window(S2, start=c(2011,1),end=c(now))), 
        im_sk_P_W<- c(window(im_sk_P, start=c(2011,1),end=c(now))), 
        Pasl_P_W<- c(window(Pasl_P, start=c(2011,1),end=c(now))), 
        TUI_P_W_l2 <- c(window(stats::lag(TUI_P,-2), start=c(2011,1),end=c(now))),
        interval = "confidence"))


Pf=ts(Pf, start=2011, frequency=4)
plot(P_W, lwd=2)
lines(Pf, col="blue")

#### Q - ŽMONIŲ SVEIKATOS PRIEŽIŪRA IR SOCIALINIS DARBAS ####
Q_W <- window(TM_Q, start=c(2016,1),end(BVP))
PVM_Q_W <- window(PVM_Q, start=c(2016,1),end(BVP))
Q_W_l4 <- window(stats::lag(TM_Q,-4), start=c(2016,1),end(BVP))
mat_inv_Q_W_l3 <- window(stats::lag(mat_inv_Q,-3), start=c(2016,1), end(BVP))

mod_Q <- lm (Q_W ~ PVM_Q_W + Q_W_l4 + mat_inv_Q_W_l3)
summary(mod_Q)
e_Q <- resid(mod_Q)
shapiro.test(e_Q)
MAPE_Q <- mean(abs(e_Q)/Q_W*100)
MAPE_Q
vif(mod_Q)
dwtest(mod_Q)

Qf <- predict(mod_Q, list(
        PVM_Q_W<- c(window(PVM_Q, start=c(2011,1),end=c(now))), 
        Q_W_l4 <- c(window(stats::lag(TM_Q,-4), start=c(2011,1),end=c(now))),
        mat_inv_Q_W_l3 <- c(window(stats::lag(mat_inv_Q,-3), start=c(2011,1),end=c(now))),
        interval = "confidence"))


Qf=ts(Qf, start=2011, frequency=4)
plot(Q_W, lwd=2)
lines(Qf, col="blue")

## MENINĖ, PRAMOGINĖ IR POILSIO ORGANIZAVIMO VEIKLA
R_W <- window(TM_R, start=c(2014,1),end(BVP))
Pasl_R_W <- window(Pasl_R,  start=c(2014,1), end(BVP))
DU_R_W <- window(DU_R, start=c(2014,1),end(BVP))
mat_inv_R_W_l2 <- window(stats::lag(mat_inv_R,-2), start=c(2014,1), end(BVP))

mod_R <- lm (R_W ~ Pasl_R_W + DU_R_W + mat_inv_R_W_l2)
summary(mod_R)
e_R <- resid(mod_R)
shapiro.test(e_R)
MAPE_R <- mean(abs(e_R)/R_W*100)
MAPE_R
vif(mod_R)
dwtest(mod_R)

Rf <- predict(mod_R, list(
        Pasl_R_W<- c(window(Pasl_R, start=c(2014,1),end=c(now))), 
        DU_R_W<- c(window(DU_R, start=c(2014,1),end=c(now))), 
        mat_inv_R_W_l2 <- c(window(stats::lag(mat_inv_R,-2), start=c(2014,1),end=c(now))),
        interval = "confidence"))


Rf=ts(Rf, start=2014, frequency=4)
plot(R_W, lwd=2)
lines(Rf, col="blue")

#### S - KITA APTARNAVIMO VEIKLA ####

S_W <- window(TM_S, start=c(2014,1),end(BVP))
S_W_l4 <- window(stats::lag(TM_S,-4), start=c(2014,1),end(BVP))
DS_S_val_W <- window(DS_S_valand, start=c(2014,1),end(BVP))
im_sk_S_W <- window(im_sk_S, start=c(2014,1), end(BVP))
im_sk_S_W_l1 <- window(stats::lag(im_sk_S,-1), start=c(2014,1), end(BVP))
mat_inv_S_W_l1 <- window(stats::lag(mat_inv_S,-1), start=c(2014,1), end(BVP))

mod_S <- lm(S_W ~ S_W_l4 + DS_S_val_W + im_sk_S_W + im_sk_S_W_l1 + mat_inv_S_W_l1)
summary(mod_S)
e_S <- resid(mod_S)
shapiro.test(e_S)
MAPE_S <- mean(abs(e_S)/R_W*100)
MAPE_S
vif(mod_S)
dwtest(mod_S)

Sf <- predict(mod_S, list(
        im_sk_S_W<- c(window(im_sk_S, start=c(2014,1),end=c(now))), 
        DS_S_val_W<- c(window(DS_S_valand, start=c(2014,1),end=c(now))), 
        S_W_l4 <- c(window(stats::lag(TM_S,-4), start=c(2014,1),end=c(now))),
        im_sk_S_W_l1 <- c(window(stats::lag(im_sk_S,-1), start=c(2014,1),end=c(now))),
        mat_inv_S_W_l1 <- c(window(stats::lag(mat_inv_S,-1), start=c(2014,1),end=c(now))),
        interval = "confidence"))

Sf=ts(Sf, start=2014, frequency=4)
plot(S_W, lwd=2)
lines(Sf, col="blue")


#### D21 – Mokesčiai produktams ###
D21_W <- window(D21, start=c(2011,1),end(BVP))
PVMviso_W <- window(PVMviso, start=c(2011,1),end(BVP))
DS_Total_l1 <- window(stats::lag(DS_Total,-1), start=c(2011,1),end(BVP))
D21_W_l4 <- window(stats::lag(D21,-4), start=c(2011,1),end(BVP))
S2_W <- window(S2, start=c(2011,1), end(BVP))
DS_Total_W <- window(DS_Total, start=c(2011,1), end(BVP))
DU_Total_W <- window(DU_Total, start=c(2011,1), end(BVP))

mod_D21 <- lm(D21_W~PVMviso_W + D21_W_l4)
summary(mod_D21)
e_D21 <- resid(mod_D21)
shapiro.test(e_D21)
MAPE_D21 <- mean(abs(e_D21)/D21_W*100)
MAPE_D21
vif(mod_D21)
dwtest(mod_D21)

D21f <- predict(mod_D21, list(
        PVMviso_W<- c(window(PVMviso, start=c(2011,1),end=c(now))), 
        D21_W_l4 <- c(window(stats::lag(D21,-4), start=c(2011,1),end=c(now))),
        interval = "confidence"))

D21f <- ts(D21f, start=2011, frequency=4)

graphics.off()
plot(D21, lwd=2)
lines(D21f, col="blue")

## D31 Subsidijos produktams
D31_W <- window(D31, start=c(2011,2),end(BVP))

auto.arima(D31_W)
mod_D31_ARIMA <- arima(D31_W, order=c(0,0,1), seasonal=c(0,1,0))
summary(mod_D31_ARIMA)
coeftest(mod_D31_ARIMA)
tsdiag(mod_D31_ARIMA)
D31_ARIMA <- fitted(mod_D31_ARIMA)
e_D31_ARIMA <- resid(mod_D31_ARIMA)
D31f <- forecast(mod_D31_ARIMA, h = 1)
D31_lef <- ts(D31f$mean, start=c(now),frequency = 4)
D31lef <- ts(c(D31_ARIMA,D31_lef), start(D31_ARIMA), frequency = 4)

graphics.off()
plot(D31_W, lwd=2)
lines(D31lef, col="blue")

## REZULTATAS

PV <- Af + Bf + Cf + Df + Ef + Ff + Gf + Hf + If + Jf + Kf + Lf + Mf + Nf + Of + Pf + Qf + Rf + Sf
PV_W <- window(PV, start=c(2014,1))
D21_D31_f <- D21f - D31lef
BVPf <- PV_W +  D21_D31_f
MAPE_BVP <- mean(abs(BVP_W-BVPf)/BVP_W*100)
MAPE_BVP

plot(BVP,lwd=2)
lines(BVPf,col="red")
